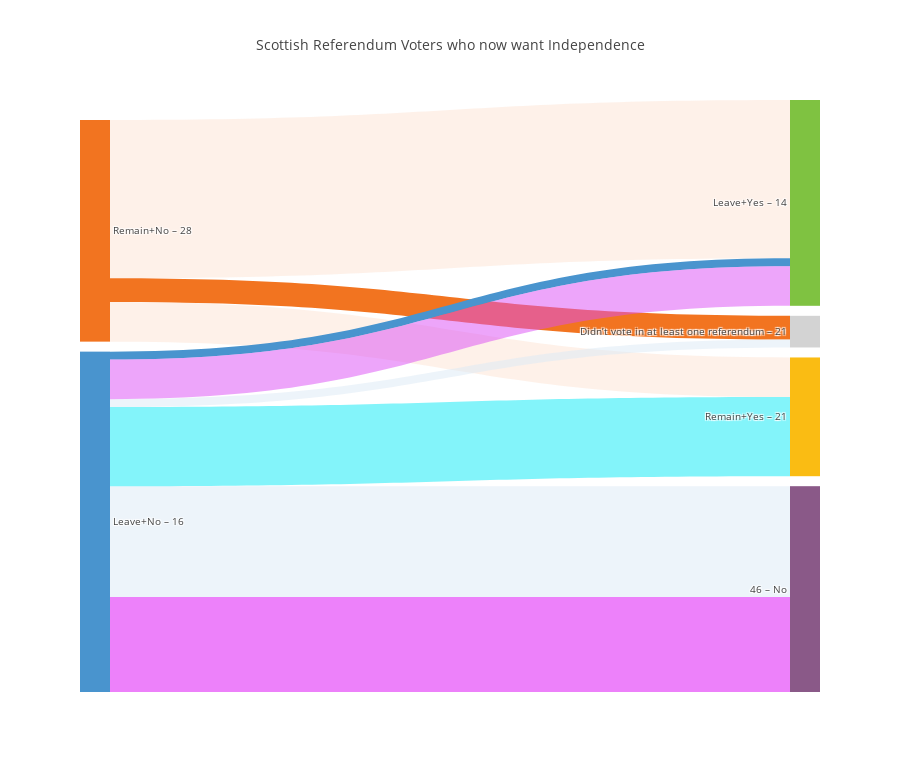

The code cell stored with this chart in its notebook:
### Code cell
import pandas as pd
import numpy as np
#import plotly_geo
import plotly.graph_objs as go
from plotly.offline import download_plotlyjs, init_notebook_mode, plot, iplot
init_notebook_mode(connected=True)

nodes = [
    ['ID', 'Label', 'Color'],
    [0,'Remain+No – 28','#F27420'],
    [1,'Leave+No – 16','#4994CE'],
    [2,'Remain+Yes – 21','#FABC13'],
    [3,'Leave+Yes – 14','#7FC241'],
    [4,'Didn’t vote in at least one referendum – 21','#D3D3D3'],
    [5,'46 – No','#8A5988']
]
links = [
    ['Source','Target','Value','Link Color'],
    [0,3,20,'rgba(253, 227, 212, 0.5)'],
    [0,4,3,'rgba(242, 116, 32, 1)'],
    [0,2,5,'rgba(253, 227, 212, 0.5)'],
    [1,5,14,'rgba(219, 233, 246, 0.5)'],
    [1,3,1,'rgba(73, 148, 206, 1)'],
    [1,4,1,'rgba(219, 233, 246,0.5)'],
    [1,2,10,'rgba(8, 233, 246,0.5)'],
    [1,3,5,'rgba(219, 77, 246,0.5)'],
    [1,5,12,'rgba(219, 4, 246,0.5)']
]

nodes_headers = nodes.pop(0)
nodes_df = pd.DataFrame(nodes, columns = nodes_headers)
links_headers = links.pop(0)
links_df = pd.DataFrame(links, columns = links_headers)

data_trace = dict(
    type='sankey',
    domain = dict(
      x =  [0,1],
      y =  [0,1]
    ),
    orientation = "h",
    valueformat = ".0f",
    node = dict(
      pad = 10,
      thickness = 30,
      line = dict(
        color = "black",
        width = 0
      ),
      label =  nodes_df['Label'].dropna(axis=0, how='any'),
      color = nodes_df['Color']
    ),
    link = dict(
      source = links_df['Source'].dropna(axis=0, how='any'),
      target = links_df['Target'].dropna(axis=0, how='any'),
      value = links_df['Value'].dropna(axis=0, how='any'),
      color = links_df['Link Color'].dropna(axis=0, how='any'),
  )
)

layout =  dict(
    title = "Scottish Referendum Voters who now want Independence",
    height = 772,
    font = dict(
      size = 10
    ),    
)

fig = dict(data=[data_trace], layout=layout)
iplot(fig, validate=False)

### Figure 1 — Plotly figure (JSON) as saved in the notebook; plotly's stock layout.template omitted (floating-point values rounded to 4 significant figures)
{"data": [{"domain": {"x": [0, 1], "y": [0, 1]}, "link": {"color": ["rgba(253, 227, 212, 0.5)", "rgba(242, 116, 32, 1)", "rgba(253, 227, 212, 0.5)", "rgba(219, 233, 246, 0.5)", "rgba(73, 148, 206, 1)", "rgba(219, 233, 246,0.5)", "rgba(8, 233, 246,0.5)", "rgba(219, 77, 246,0.5)", "rgba(219, 4, 246,0.5)"], "source": [0, 0, 0, 1, 1, 1, 1, 1, 1], "target": [3, 4, 2, 5, 3, 4, 2, 3, 5], "value": [20, 3, 5, 14, 1, 1, 10, 5, 12]}, "node": {"color": ["#F27420", "#4994CE", "#FABC13", "#7FC241", "#D3D3D3", "#8A5988"], "label": ["Remain+No – 28", "Leave+No – 16", "Remain+Yes – 21", "Leave+Yes – 14", "Didn’t vote in at least one referendum – 21", "46 – No"], "line": {"color": "black", "width": 0}, "pad": 10, "thickness": 30}, "orientation": "h", "type": "sankey", "valueformat": ".0f"}], "layout": {"font": {"size": 10}, "height": 772, "title": "Scottish Referendum Voters who now want Independence"}}
